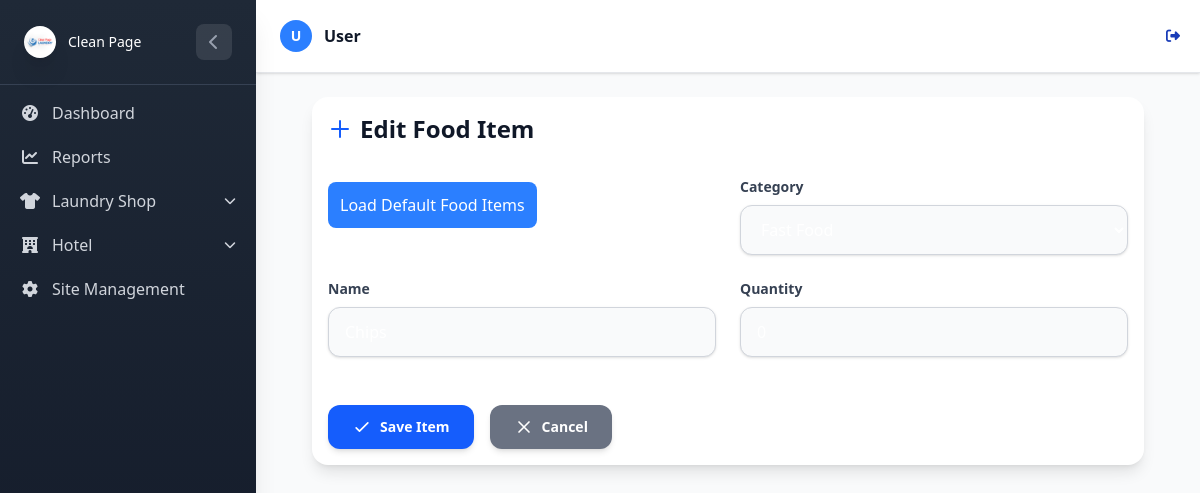
The app's page /Hotel/items/1/edit/ (signed in) with its own data.
### LaundryApp/models.py (models this page shows, shortened)
class UserProfile(AbstractUser):
    username = None
    email = models.EmailField(unique=True)
    USERNAME_FIELD = 'email'
    REQUIRED_FIELDS = []
    USER_TYPE_CHOICES = (
        ('admin', 'Admin'),
        ('staff', 'Staff'),
    )
    user_type = models.CharField(max_length=20, choices=USER_TYPE_CHOICES, db_index=True)
    objects = CustomUserManager()

### HotelApp/models.py (models this page shows, shortened)
class FoodItem(models.Model):
    category = models.ForeignKey(FoodCategory, on_delete=models.CASCADE, related_name="items")
    name = models.CharField(max_length=100, db_index=True)
    created_by =  models.ForeignKey(
        settings.AUTH_USER_MODEL,
        on_delete=models.CASCADE)
    quantity = models.PositiveIntegerField(default=0)  # how many portions are available

### HotelApp/views.py (the view)
# urls.py: path('items/<int:pk>/edit/', views.food_item_edit, name='food_item_edit'),
@login_required
def food_item_edit(request, pk):
    try:
        food_item = get_object_or_404(FoodItem, pk=pk)
        if food_item.created_by != request.user and not request.user.is_staff and not request.user.is_superuser:
            messages.error(request, 'You do not have permission to edit this food item.')
            return redirect('hotel:food_item_list')
        if request.method == 'POST':
            form = FoodItemForm(request.POST, request.FILES, instance=food_item)
            if form.is_valid():
                form.save()
                messages.success(request, 'Food item updated successfully!')
                return redirect('hotel:food_item_list')
        else:
            form = FoodItemForm(instance=food_item)
        return render(request, 'food/food_item_form.html', {
            'form': form,
            'title': 'Edit Food Item'
        })
    except Exception as e:
        logger.error(f"Error editing food item {pk}: {str(e)}")
        messages.error(request, 'Error updating food item. Please try again.')
        return redirect('hotel:food_item_list')

### HotelApp/forms.py (shortened to what this page needs)
class FoodItemForm(forms.ModelForm):
    class Meta:
        model = FoodItem
        fields = ['category', 'name', 'quantity']
        widgets = {
            'category': forms.Select(attrs={
                'class': 'w-full px-4 py-3 border border-gray-300 rounded-lg focus:ring-2 focus:ring-blue-500 focus:border-blue-500 text-white transition duration-200'
            }),
            'name': forms.TextInput(attrs={
                'class': 'w-full px-4 py-3 border border-gray-300 rounded-lg focus:ring-2 focus:ring-blue-500 focus:border-blue-500 text-white transition duration-200',
                'placeholder': 'Enter food item name'
            }),
            'quantity': forms.NumberInput(attrs={
                'class': 'w-full px-4 py-3 border border-gray-300 rounded-lg focus:ring-2 focus:ring-blue-500 focus:border-blue-500 text-white transition duration-200',
                'placeholder': 'Enter quantity',
                'min': '0'
            }),
        }

### HotelApp/models.py (called while the page is built)
    def __str__(self):
        return self.name

### HotelApp/templates/food/food_item_form.html (shortened to what this page needs)
{% extends 'base.html' %}
{% load static %}
{% load widget_tweaks %}
{% block content %}
<div class="max-w-3xl mx-auto px-4 sm:px-6 lg:px-8 py-10">
    <div class="bg-white dark:bg-gray-900  p-4 rounded-2xl shadow-lg p-8">
        <h2 class="text-2xl font-bold text-gray-900 dark:text-gray-100 mb-8 flex items-center">
            <svg class="w-6 h-6 text-blue-600 dark:text-blue-400 mr-2" fill="none" stroke="currentColor"
                viewBox="0 0 24 24">
                <path stroke-linecap="round" stroke-linejoin="round" stroke-width="2" d="M12 4v16m8-8H4"></path>
            </svg>
            {{ title }}
        </h2>
        <form method="post" enctype="multipart/form-data" class="space-y-6">
            <div class="grid grid-cols-1 md:grid-cols-2 gap-6">
                <div class="mt-4">
                    <a href="{% url 'hotel:load_default_food_items' %}" class=" rounded-lg p-3 btn-primary text-white bg-blue-500 ">
                        Load Default Food Items
                    </a>
                </div>
                {% for field in form %}
                <div class="{% if field.name == 'description' or field.name == 'image' %}md:col-span-2{% endif %}">
                    <label for="{{ field.id_for_label }}"
                        class="block text-sm font-semibold text-gray-700 dark:text-gray-300 mb-2">
                        {{ field.label }}
                    </label>
                    <div class="relative">
                        {{ field|add_class:"block w-full px-4 py-3 border border-gray-300 dark:border-gray-700 rounded-xl shadow-sm bg-gray-50 dark:bg-gray-800 text-gray-900 dark:text-gray-100placeholder-gray-400 focus:outline-none focus:ring-2 focus:ring-blue-500 focus:border-blue-500 transition" }}
                    </div>
                </div>
                {% endfor %}
            </div>
            <div class="flex space-x-4 pt-6">
                <button type="submit"
                    class="inline-flex items-center px-6 py-3 bg-blue-600 hover:bg-blue-700 text-white text-sm font-semibold rounded-xl shadow-md transition transform hover:-translate-y-0.5 hover:shadow-lg">
                    <svg class="w-5 h-5 mr-2" fill="none" stroke="currentColor" viewBox="0 0 24 24">
                        <path stroke-linecap="round" stroke-linejoin="round" stroke-width="2" d="M5 13l4 4L19 7"></path>
                    </svg>
                    Save Item
                </button>
                <a href="{% url 'hotel:food_item_list' %}"
                    class="bg-gray-500 inline-flex items-center px-6 py-3  hover:bg-gray-700 text-white text-sm font-semibold rounded-xl shadow-md transition transform hover:-translate-y-0.5 hover:shadow-lg">
                    <svg class="w-5 h-5 mr-2" fill="none" stroke="currentColor" viewBox="0 0 24 24">
                        <path stroke-linecap="round" stroke-linejoin="round" stroke-width="2" d="M6 18L18 6M6 6l12 12">
                        </path>
                    </svg>
                    Cancel
                </a>
            </div>
        </form>
    </div>
</div>
{% endblock %}

### LaundryApp/templates/base.html (shortened to what this page needs)
{% load static tailwind_tags %}
{% load static %}
<!DOCTYPE html>
<html lang="en">
<head>
    {% tailwind_css %}
    <link rel="stylesheet" href="https://cdnjs.cloudflare.com/ajax/libs/font-awesome/6.4.0/css/all.min.css">
    <link rel="stylesheet" href="{% static 'css/dist/styles.css' %}">
</head>
<body class="bg-gray-50 min-h-screen font-sans">
    <div id="sidebar"
        class="sidebar-gradient w-64 fixed top-0 left-0 h-full sidebar-transition z-50 shadow-xl sidebar-mobile-hidden lg:sidebar-mobile-visible">
        <div class="p-4 lg:p-6 border-b border-gray-700">
            <div class="flex items-center justify-between">
                <div class="flex items-center space-x-3">
                    <div class="w-8 h-8 rounded-lg flex items-center justify-center">
                        {% if user.is_authenticated and user.is_superuser %}
                        <div class="rounded-full shadow-xl flex items-center justify-center" style="width:40px;">
                            <img src="{% static 'logos/Clean-page-logo.png' %}" alt="Logo" class=" w-full rounded-full object-contain">
                        </div>
                        {% elif app_type == 'hotel' %}
                        <div class="rounded-full shadow-xl flex items-center justify-center" style="width:40px;">
                            <img src="{% static 'logos/Clean-page-logo.png' %}" alt="Logo" class=" w-full rounded-full object-contain">
                        </div>
                        {% elif app_type == 'laundry' %}
                    <div class="rounded-full shadow-xl flex items-center justify-center" style="width:40px;">
                        <img src="{% static 'logos/Clean-page-logo.png' %}" alt="Logo" class=" w-full rounded-full object-contain">
                    </div>
                        {% else %}
                        <i class="fas fa-building text-white text-sm"></i>
                        {% endif %}
                    </div>
                    <span class="text-white text-sm font-medium sidebar-header-text">
                        {% if user.is_authenticated and user.is_superuser %}
                        <div class="flex items-center space-x-3">
                            <p class="text-white,font-medium font-awesome sidebar-title">Clean Page</p>
                        </div>
                        {% elif app_type == 'hotel' %}
                        Hotel
                        {% elif app_type == 'laundry' %}
                        Clean Page
                        {% else %}
                        Clean Page
                        {% endif %}
                    </span>
                </div>
                {% if user.is_superuser or app_type == 'hotel' or app_type == 'laundry' %}
                <button id="sidebar-toggle" class="sidebar-toggle-btn text-gray-400 hover:text-white lg:flex hidden">
                    <i class="fas fa-chevron-left"></i>
                </button>
                {% endif %}
            </div>
        </div>
        <div class="sidebar-scrollable">
            <nav class="p-2 lg:p-4 space-y-1">
                {% if user.is_authenticated and user.is_superuser %}
                <a href="{% url 'laundry:dashboard' %}"
                    class="flex items-center space-x-3 px-3 py-2 lg:px-4 lg:py-3 text-gray-300 hover:bg-gray-700 hover:text-white rounded-lg transition-colors group"
                    title="Dashboard">
                    <i class="fas fa-tachometer-alt w-5 text-center"></i>
                    <span class="sidebar-text">Dashboard</span>
                </a>
                <a href="{% url 'laundry:laundryapp_dashboard' %}"
                    class="flex items-center space-x-3 px-3 py-2 lg:px-4 lg:py-3 text-gray-300 hover:bg-gray-700 hover:text-white rounded-lg transition-colors group"
                    title="Reports">
                    <i class="fas fa-chart-line w-5 text-center"></i>
                    <span class="sidebar-text">Reports</span>
                </a>
                <div class="dropdown-group" id="laundry-dropdown-group">
                    <div class="dropdown-toggle flex items-center space-x-3 px-3 py-2 lg:px-4 lg:py-3 text-gray-300 hover:bg-gray-700 hover:text-white rounded-lg transition-colors group cursor-pointer"
                        onclick="toggleDropdown('laundry-dropdown', 'laundry')">
                        <i class="fas fa-shirt w-5 text-center"></i>
                        <span class="sidebar-text flex-1">Laundry Shop</span>
                        <i class="fas fa-chevron-down text-xs transition-transform duration-300"></i>
                    </div>
                </div>
                <div class="dropdown-group" id="hotel-dropdown-group">
                    <div class="dropdown-toggle flex items-center space-x-3 px-3 py-2 lg:px-4 lg:py-3 text-gray-300 hover:bg-gray-700 hover:text-white rounded-lg transition-colors group cursor-pointer"
                        onclick="toggleDropdown('hotel-dropdown', 'hotel')">
                        <i class="fas fa-hotel w-5 text-center"></i>
                        <span class="sidebar-text flex-1">Hotel</span>
                        <i class="fas fa-chevron-down text-xs transition-transform duration-300"></i>
                    </div>
                </div>
                <a href="{% url 'laundry:user_management' %}"
                    class="flex items-center space-x-3 px-3 py-2 lg:px-4 lg:py-3 text-gray-300 hover:bg-gray-700 hover:text-white rounded-lg transition-colors group"
                    title="Site Management">
                    <i class="fas fa-cog w-5 text-center"></i>
                    <span class="sidebar-text">Site Management</span>
                </a>
                {% endif %}
            </nav>
        </div>
    </div>
    <div id="main-content"
        class="content-transition min-h-screen content-mobile-full {% if user.is_authenticated %}lg:ml-64{% endif %}">
        <header class="bg-white shadow-sm border-b border-gray-200">
            <div class="flex items-center justify-between px-4 py-3 lg:px-6 lg:py-4">
                <div class="flex items-center space-x-3 p-2">
                    <div class="flex items-center space-x-3">
                        <div class="relative">
                            <div class="w-8 h-8 lg:w-10 lg:h-10 bg-blue-500 rounded-full flex items-center justify-center">
                                <span class="text-white font-semibold text-sm lg:text-base">
                                    {{ user.first_name|first|upper|default:"U" }}
                                </span>
                            </div>
                        </div>
                        <div class="flex flex-col leading-tight">
                            <p class="font-semibold text-gray-900">
                                {{ user.first_name|default:"User" }}
                            </p>
                        </div>
                    </div>
                </div>
                {% if user.is_authenticated %}
                <form method="post" action="{% url 'logout' %}">
                    <button type="submit"
                        class="text-blue-800 hover:text-blue-600 text-sm lg:text-base bg-transparent border-0 cursor-pointer flex items-center">
                        <i class="fas fa-sign-out-alt mr-1"></i>
                    </button>
                </form>
                {% else %}
                <a href="{% url 'login' %}"
                    class="text-blue-800 hover:text-blue-600 text-sm lg:text-base bg-transparent border-0 cursor-pointer flex items-center">
                    <i class="fas fa-sign-in-alt mr-1"></i>
                    <span class="hidden sm:inline">Login</span>
                </a>
                {% endif %}
            </div>
        </header>
        <main class="p-4 lg:p-6">
            {% block content %}{% endblock %}
        </main>
    </div>
</body>
</html>

### LaundryApp/templates/base.html (style rules this page uses)
.sidebar-transition { transition: all 0.3s ease-in-out; }
.content-transition { transition: margin-left 0.3s ease-in-out; }
.sidebar-gradient { background: linear-gradient(180deg, #1f2937 0%, #111827 100%); }
.sidebar-toggle-btn { transition: all 0.3s ease; width: 36px; height: 36px; display: flex; align-items: center; justify-content: center; border-radius: 8px; background-color: rgba(255, 255, 255, 0.1); }
.dropdown-toggle { cursor: pointer; }
.dropdown-toggle i.fa-chevron-down { transition: transform 0.3s ease; }
.sidebar-scrollable { height: calc(100% - 80px); overflow-y: auto; }

### records on screen
UserProfile: first_name|first "U", first_name "User"
FoodItem: form "Fast Food" "Chips" "0"

### other values on screen
{{ title }} "Edit Food Item"
{{ field.label }} "Category" "Name" "Quantity"
